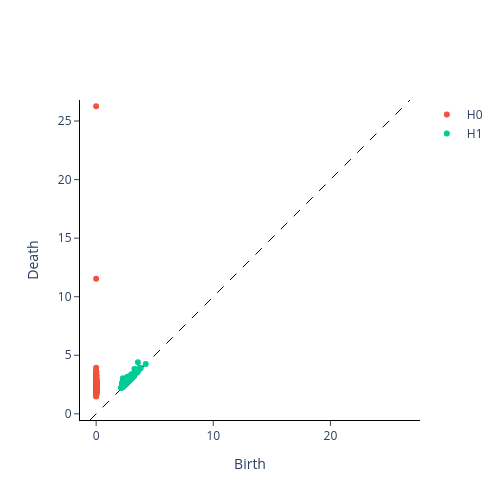

Source (notebook cell):
### Markdown cell above
Demonstrating this idea with 3 distinct clusters, shows 2 distinct `H0` features:

### Code cell
np.random.seed(42)
cluster_a = np.random.randn(100, 10) + np.array([5]*10)
cluster_b = np.random.randn(100, 10) - np.array([5]*10)
cluster_c = np.random.randn(100, 10) + np.array([10]*10)
both = np.vstack([cluster_a, cluster_b, cluster_c])

diag_both = vr.fit_transform(both[None, ...])

plt.scatter(both[:, 0], both[:, 1], s=5)
plt.tight_layout()
plt.show()

plot_diagram(diag_both[0]).show()

### Figure 1 — Plotly figure (JSON) as saved in the notebook; plotly's stock layout.template omitted (floating-point values rounded to 4 significant figures; data arrays with more than 128 entries replaced by an {"elided": "..."} marker saying what was removed)
{"data": [{"hoverinfo": "none", "line": {"color": "black", "dash": "dash", "width": 1}, "mode": "lines", "showlegend": false, "type": "scatter", "x": [-0.5254, 26.8], "y": [-0.5254, 26.8]}, {"hoverinfo": "text", "hovertext": {"elided": "299 str values"}, "mode": "markers", "name": "H0", "type": "scatter", "x": {"elided": "299 float values"}, "y": {"elided": "299 float values"}}, {"hoverinfo": "text", "hovertext": {"elided": "213 str values"}, "mode": "markers", "name": "H1", "type": "scatter", "x": {"elided": "213 float values"}, "y": {"elided": "213 float values"}}], "layout": {"height": 500, "plot_bgcolor": "white", "width": 500, "xaxis": {"autorange": false, "exponentformat": "e", "linecolor": "black", "linewidth": 1, "mirror": false, "range": [-0.5254, 26.8], "showexponent": "all", "showline": true, "side": "bottom", "ticks": "outside", "title": {"text": "Birth"}, "type": "linear", "zeroline": true}, "yaxis": {"autorange": false, "exponentformat": "e", "linecolor": "black", "linewidth": 1, "mirror": false, "range": [-0.5254, 26.8], "scaleanchor": "x", "scaleratio": 1, "showexponent": "all", "showline": true, "side": "left", "ticks": "outside", "title": {"text": "Death"}, "type": "linear", "zeroline": true}}}
